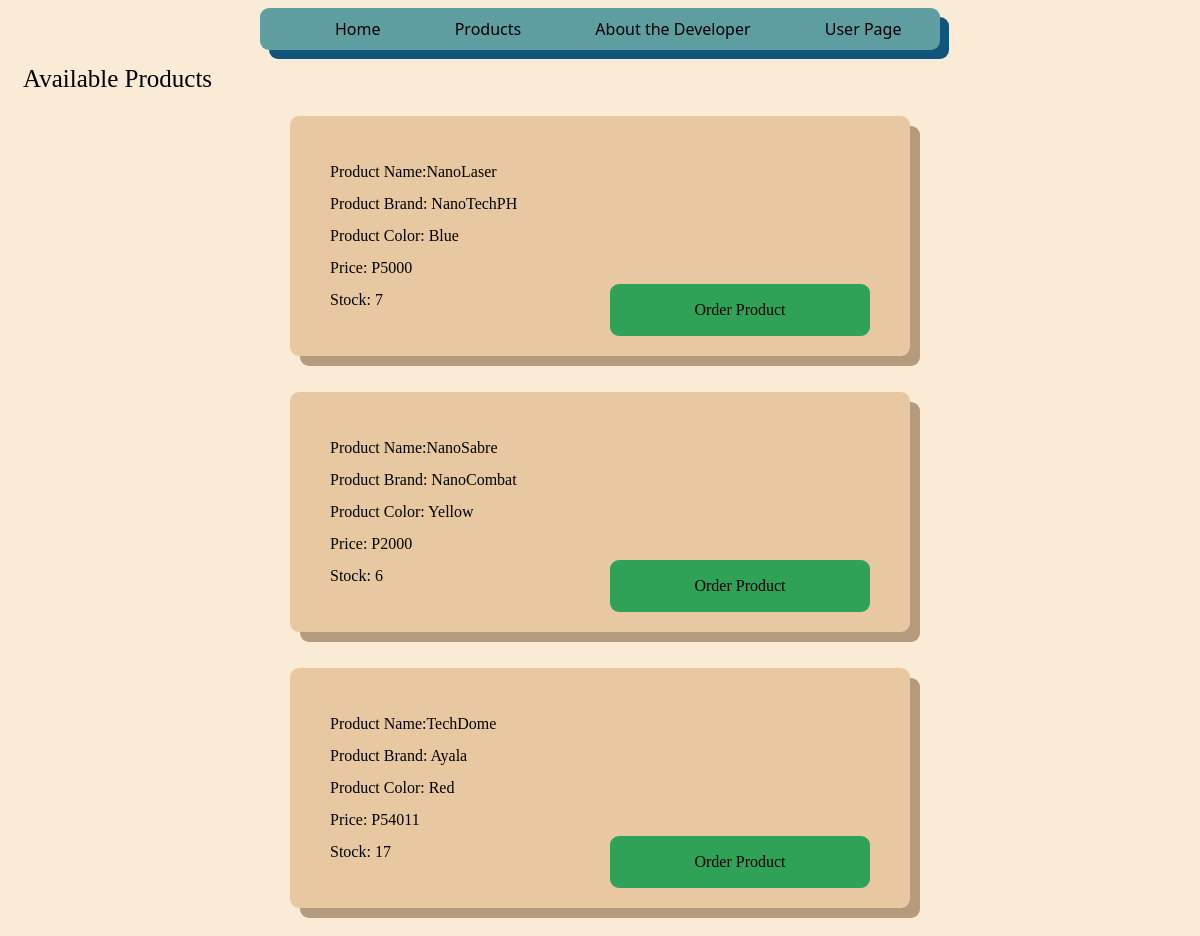
Before: /Products (signed in) with the older database file.
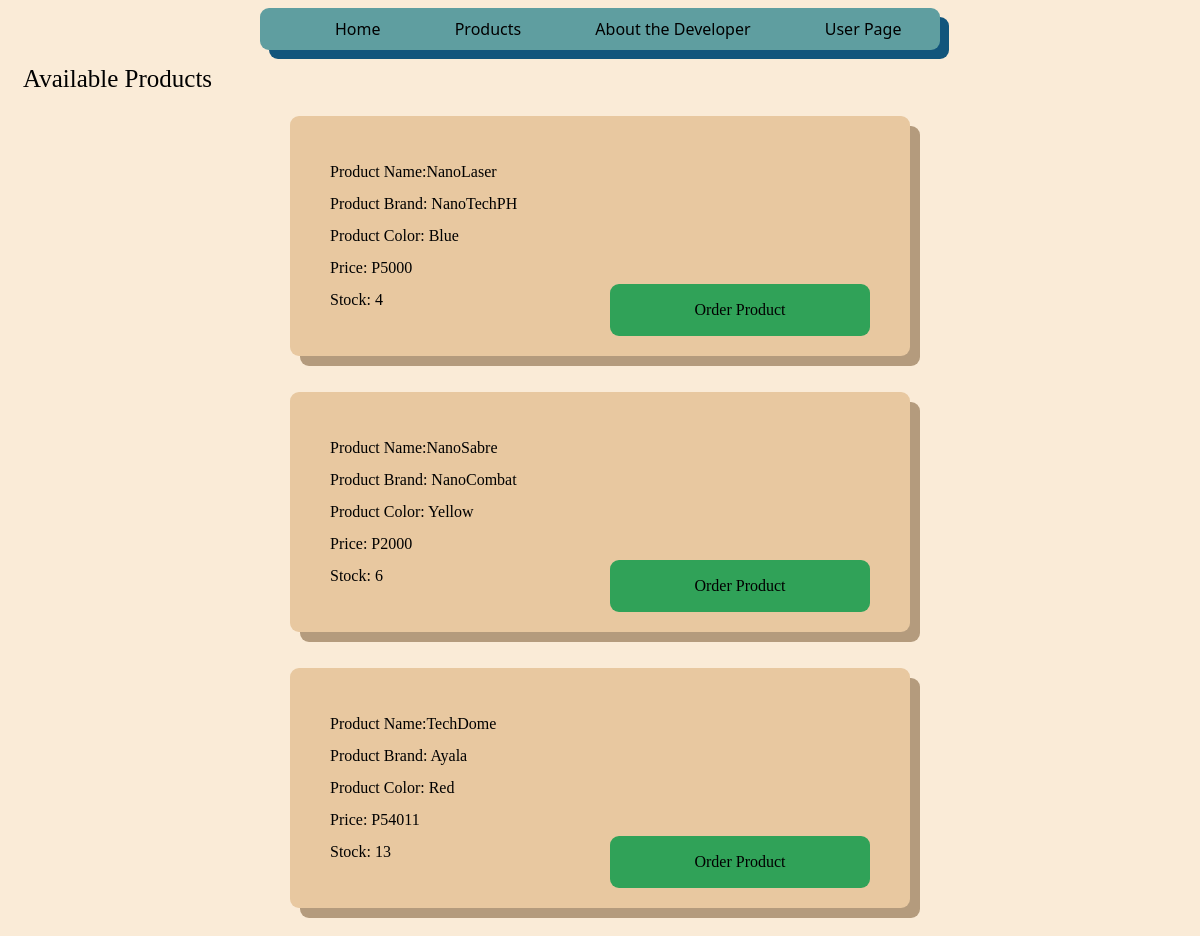
After: the same page with the newer database file.
### Inventory/models.py (models this page shows, shortened)
class Userperson(models.Model):
    username = models.CharField(max_length=50, unique=True)
    password = models.CharField(max_length=50)
    first_name = models.CharField(max_length=50)
    last_name = models.CharField(max_length=50)
    birthday = models.DateField()
    sex = models.CharField(max_length=50)
    objects = models.Manager()

class Product(models.Model):
    objects = models.Manager()
    Name = models.CharField(max_length=30, unique=True)
    Brand = models.CharField(max_length=30)
    Color = models.CharField(max_length=20)
    Cost = models.CharField(max_length=10)
    Stock = models.BigIntegerField()

### Inventory/views.py (the view)
# urls.py: path('Products',views.Products, name='Products'),
def Products(request):
    User = Userperson.objects.all()
    P = Product.objects.filter(Stock__gte = 0)
    return render(request, 'Inventory/products.html',{
        'P':P,
        'User':User,
        'username' : request.session['user']
        })

### Inventory/templates/Inventory/products.html (shortened to what this page needs)
{% extends 'Inventory/base.html' %}
{% load static %}
    {% block content %}
        <div class="Largetext"> Available Products </div>
        {% for product in P %}
            {% for u in User %}
                {% if u.username == username %}
        <div class="container">
            <div class="bodytext">
                Product Name:{{product.Name}} <br>
                Product Brand: {{product.Brand}} <Br>
                Product Color: {{product.Color}} <br>
                Price: {{product.Cost}}<Br>
                Stock: {{product.Stock}}
            <a class="Button" href="{% url 'order' pk=product.pk %}" id="order"> Order Product </a>
            </div>
        </div>
        <br><Br>
                {% endif %}
            {% endfor %}
        {% endfor %}
    {% endblock %}

### Inventory/templates/Inventory/base.html (shortened to what this page needs)
<!DOCTYPE html>
<html lang="en">
<head>
    {% load static %}
    <link rel="stylesheet" type="text/css" href="{%  static '/css/home.css' %}">
    <link rel="stylesheet" type="text/css" href="{% static '/css/form.css' %}">
</head>
<body>
    {% block header %}
    <div class="header">
        <a class="Home" href="{% url 'home' %}"> Home </a>
        <a class="Products" href="{% url 'Products' %}"> Products </a>
        <a class="About" href="{% url 'Developer' %}"> About the Developer </a>
        <a class="User" href="{% url 'User' %}"> User Page </a>
    </div>
    {% endblock %}
    {% block content %}
    {% endblock %}
</body>
</html>

### Inventory/static/css/home.css (style rules this page uses)
.Largetext { font-size: 25px; font-family: Verdana; margin-bottom: 1vh; padding: 15px; }
.bodytext { line-height: 2; padding: 30px; }

### Inventory/static/css/form.css (style rules this page uses)
html { background-color: antiquewhite; }
a { color: black; text-decoration: none; }
.container { padding: 10px; font-family: Verdana; background-color: rgb(232, 200, 160); border: transparent; border-radius: 9px; box-shadow: 10px 10px rgb(180, 155, 125); width: 50vw; margin: auto; max-width: 100%; }
.header { max-width: 100%; width: 55vw; max-width: 100%; border: transparent; box-shadow: 9px 9px rgb(18, 85, 124); background-color: cadetblue; padding: 10px; border-radius: 9px; margin: auto; }
.header > a { font-family:system-ui; margin: auto; margin-left: 5vw; border-radius: 9px; padding: 5px; }
.Button { text-decoration: none; background-color: rgb(48, 162, 88); padding: 10px; margin: auto; margin-left: 25%; max-width: 100%; width: 7vw; text-align: center; border-radius: 9px; }
#order { margin: auto; width: 20vw; float: right; }

Changed rows visible on the page:
changed Product "NanoLaser": Stock "7" → "4"
changed Product "TechDome": Stock "17" → "13"
